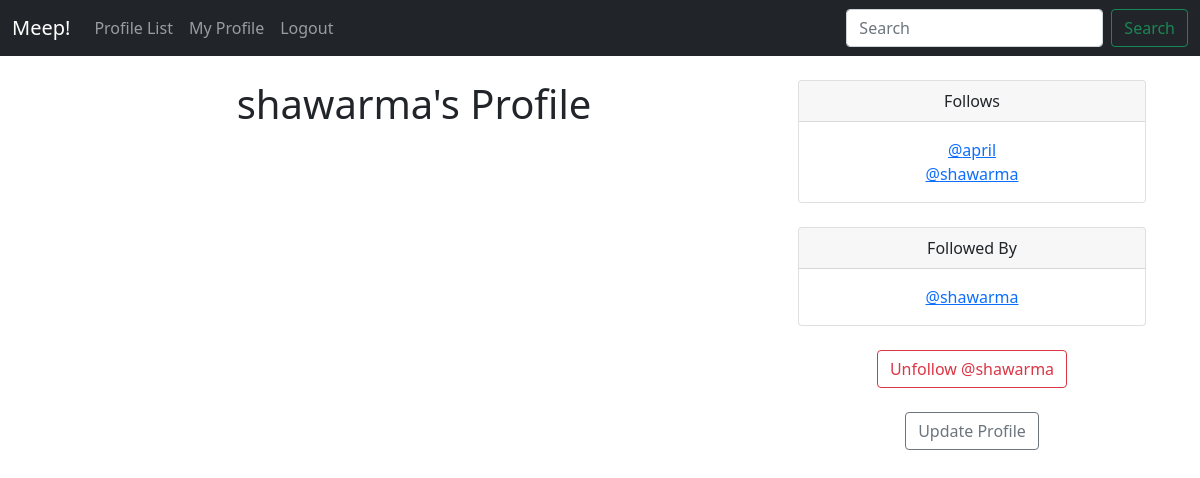
Before: /profile/6 (signed in) with the older database file.
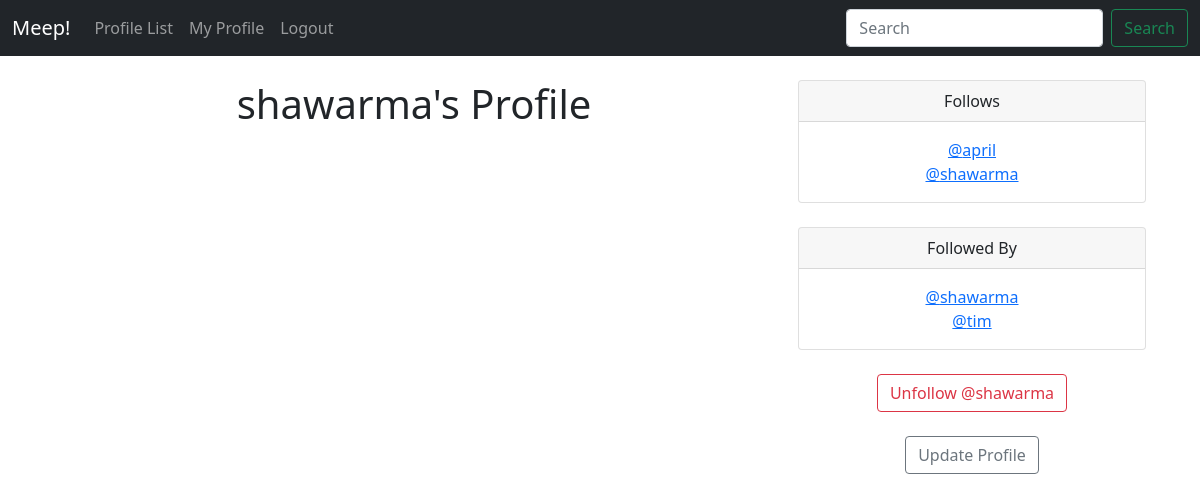
After: the same page with the newer database file.
### social/models.py (models this page shows)
class Profile(models.Model):
    user = models.OneToOneField(User, on_delete=models.CASCADE)
    follows = models.ManyToManyField(
        "self",
        related_name="followed_by",
        symmetrical=False,  # if you follow someone they're NOT required to follow you back
        blank=True,  # you're not required to follow anyone
    )
    date_modified = models.DateTimeField(User, auto_now=True)
    def __str__(self):
        return self.user.username

### social/views.py (the view, shortened to what this page needs)
# urls.py: path("profile/<int:pk>", views.profile, name="profile"),
def profile(request, pk):
    if request.user.is_authenticated:
        profile = Profile.objects.get(user_id=pk)
        meeps = Meep.objects.filter(user_id=pk).order_by("-created_at")
        return render(request, "profile.html", {"profile": profile, "meeps": meeps})
    else:
        messages.success(request, ("You must be logged in to view this page"))
        return redirect("home")

### social/templates/profile.html (shortened to what this page needs)
{% extends 'base.html' %}
{% block content %}
{% if profile %}
<div class="container text-center">
    <div class="row">
        <div class="col-8">
            <h1>{{ profile.user.username }}'s Profile</h1>
            <br />
        </div>
        <div class="col-4">
            <div class="card">
                <div class="card-header">
                    Follows
                </div>
                <div class="card-body">
                    {% for following in profile.follows.all %}
                    <a href="{% url 'profile' following.user.id %}">@{{ following }}</a><br />
                    {% endfor %}
                </div>
            </div>
            <br />
            <div class="card">
                <div class="card-header">
                    Followed By
                </div>
                <div class="card-body">
                    {% for following in profile.followed_by.all %}
                    <a href="{% url 'profile' following.user.id %}">@{{ following }}</a><br />
                    {% endfor %}
                </div>
            </div>
            <br />
            <form method="POST">
                {% if profile in user.profile.follows.all %}
                <button type="submit" class="btn btn-outline-danger" name="follow" value="unfollow">
                    Unfollow @{{ profile.user.username|lower }}
                </button>
                {% else %}
                <button type="submit" class="btn btn-outline-success" name="follow" value="follow">
                    Follow @{{ profile.user.username|lower }}
                </button>
                {% endif %}
            </form>
            <br />
            {% if request.user.id == profile.user.id %}
            <a href="{% url 'update_user' %}" class="btn btn-outline-secondary">Update Profile</a>
            {% endif %}
        </div>
    </div>
</div>
{% endif %}
{% endblock %}

Changed rows visible on the page:
added Profile: user.username "tim"
